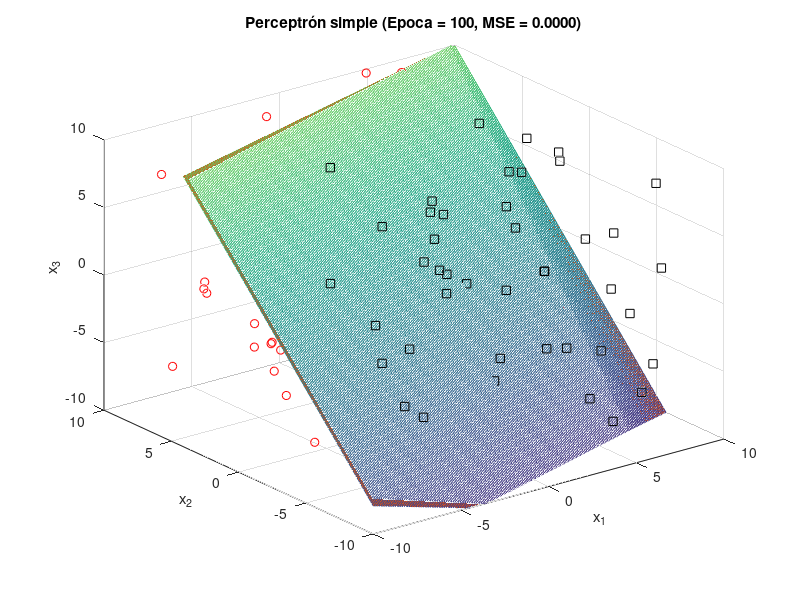

The MATLAB source for this figure: (Note: this script raises an error after producing the figure.)
clc;
close all;
clear;

rng_mx = 10;
rng_mn = -10;
rng_d = 0.1;
rng_n = floor((rng_mx-rng_mn)/rng_d)+1;
nm = 100;

x1 = (rng_mx-rng_mn)*rand(nm, 1)+rng_mn;
x2 = (rng_mx-rng_mn)*rand(nm, 1)+rng_mn;
x3 = (rng_mx-rng_mn)*rand(nm, 1)+rng_mn;

va = (rng_mx-rng_mn)*rand(1, 4)+rng_mn;

x3e = -va(1).*x1(:)/va(3)-va(2).*x2(:)/va(3)-va(4)/va(3);
cls = x3>x3e;
id0 = cls==0;
id1 = ~id0;

vx = rng_mn:rng_d:rng_mx;
x1o = ones(rng_n,1)*vx;
x2o = vx'*ones(1,rng_n);
x3o = -va(1).*x1o(:)/va(3)-va(2).*x2o(:)/va(3)-va(4)/va(3);
m3o = zeros(rng_n, rng_n);
m3o(:) = x3o(:);

figure(1);
mesh(vx, vx, m3o);
hold on;
plot3(x1(id0), x2(id0), x3(id0), 'ro');
plot3(x1(id1), x2(id1), x3(id1), 'ks');
axis([rng_mn, rng_mx, rng_mn, rng_mx, rng_mn, rng_mx]);
xlabel('x_1');
ylabel('x_2');
zlabel('x_3');
grid on;

vw = rand(4,1);
nep = 100;
n_ap = 1/abs(max([x1;x2;x3]))-eps;
vMSE = zeros(1,nep);

my = zeros(rng_n, rng_n);
im = cell(nep, 1);
nep_mx = nep;
for i1=1:nep
    u = [x1 x2 x3 ones(nm,1)]*vw;
    fu = u>=0;
    err = cls-fu;
    vMSE(i1) = sqrt(err'*err)/nm;
    id_err = err~=0;
    
    y1 = -vw(1).*x1o(:)/vw(3)-vw(2).*x2o(:)/vw(3)-vw(4)/vw(3);
    my(:) = y1(:);
    
    dvw = n_ap*([x1'; x2'; x3'; ones(1,nm)]*err);
    vw = vw+dvw;

    if i1>2
        if (vMSE(i1)==0)&&(vMSE(i1-1)>0)
            nep_mx = i1;
        end
    end

    fig1 = figure(1);
    mesh(vx,vx, m3o);
    hold on;
    plot3(x1(id0), x2(id0), x3(id0), 'ro');
    plot3(x1(id1), x2(id1), x3(id1), 'ks');
    plot3(x1(id_err), x2(id_err), x3(id_err), 'b*');
    mesh(vx, vx, my, 'FaceColor', [0.8500 0.3250 0.0980]);
    axis([rng_mn, rng_mx, rng_mn, rng_mx, rng_mn, rng_mx]);
    title(sprintf('Perceptrón simple (Epoca = %d, MSE = %.4f)', i1, vMSE(i1)));
    xlabel('x_1');
    ylabel('x_2');
    zlabel('x_3');
    grid on;
    hold off;
    pause(0.1);
    frame = getframe(fig1);
    im{i1} = frame2im(frame);
end

filename = 'testAnimated.gif';
for idx = 1:nep_mx
    [A,map] = rgb2ind(im{idx},256);
    if idx == 1
        imwrite(A,map,filename,'gif','LoopCount',Inf,'DelayTime',1);
    else
        imwrite(A,map,filename,'gif','WriteMode','append','DelayTime',1);
    end
end

figure(2)
plot(1:nep_mx,vMSE(1:nep_mx),'b*-');
axis([1, nep_mx, min(vMSE), max(vMSE)]);
grid on;
ylabel('MSE');
xlabel('Epoch');
title('Grafica de desempeño para un perceptrón simple');
print('-f2', '-djpeg90', '-r300', 'Desempeno.jpg')